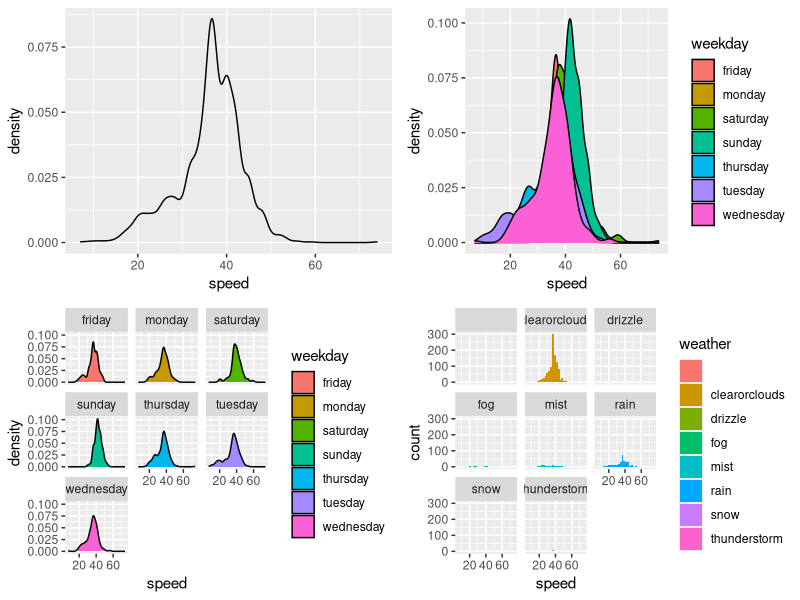

This chart was generated by the following R code:
library(ggplot2)
library(gridExtra)

speeds <- read.csv("tocern.csv")

speedhistogram <- function() {
  speedHist <- ggplot(data=speeds, aes(x=speed)) + geom_density()
  speedPerDayHist <- ggplot(data=speeds, aes(x=speed, fill=weekday)) + geom_density()
  facetedPerDayHist <- ggplot(data=speeds, aes(x=speed, fill=weekday)) + geom_density() + facet_wrap(~weekday)
  speedPerWeatherHist <- ggplot(data=speeds, aes(x=speed, fill=weather)) + geom_histogram()+ facet_wrap(~weather)
  grid.arrange(speedHist, speedPerDayHist, facetedPerDayHist,speedPerWeatherHist, nrow=2)
}

scatterplots <- function() {
  plots <- list()
  plots[[1]] <- ggplot(data = speeds, aes(x = morningrush, y = speed)) + geom_boxplot()
  plots[[2]] <- ggplot(data = speeds, aes(x = minutesDay, y = speed)) + geom_point(shape = 1) 
  plots[[3]] <- ggplot(data = speeds, aes(x = minutesHour, y = speed)) + geom_point(shape = 1) 
  plots[[4]] <- ggplot(data = speeds, aes(x = weekday, y = speed)) + geom_boxplot()
  plots[[5]] <- ggplot(data = speeds, aes(x = holidayfr, y = speed)) + geom_boxplot()
  plots[[6]] <- ggplot(data = speeds, aes(x = holidaych, y = speed)) + geom_boxplot()
  plots[[7]] <- ggplot(data = speeds, aes(x = schoolfr, y = speed)) + geom_boxplot()
  plots[[8]] <- ggplot(data = speeds, aes(x = schoolch, y = speed)) + geom_boxplot()
  plots[[9]] <- ggplot(data = speeds, aes(x = humidity, y = speed)) + geom_point(shape = 1) 
  plots[[10]] <- ggplot(data = speeds, aes(x = pressure, y = speed)) + geom_point(shape = 1) 
  plots[[11]] <- ggplot(data = speeds, aes(x = temperature, y = speed)) + geom_point(shape = 1) 
  plots[[12]] <- ggplot(data = speeds, aes(x = factor(weather), y = speed)) + geom_boxplot()

  do.call(grid.arrange, c(plots, list(ncol = 4)))
}

speedhistogram()
# scatterplots()

# model <- lm(data = speeds, speed ~ minutesDay + minutesHour + weekday + holidayfr + holidaych + schoolfr + schoolch + humidity + pressure + temperature + weather)
# layout(matrix(c(1,2,3,4),2,2)) # optional 4 graphs/page
# plot(model)



# print(summary(model))
# print(coefficients(model))
# plot(residuals(model))
# print(summary(model)$adj.r.squared)












# summary (speeds$speed)
# boxplot(speeds$speed)
# hist(speeds$speed)
# 
# scatterplotSpeedMinutes <- ggplot(data = speeds, aes(x=minutesDay, y=speed)) + geom_point(shape=1)
# print(scatterplotSpeedMinutes)
# scatterplotSpeedTimestamp <- ggplot(data = speeds, aes(x=timestamp, y=speed)) + geom_point(shape=1)
# print(scatterplotSpeedTimestamp)
# scatterplotSpeedSchoolfr <- ggplot(data = speeds, aes(x=schoolfr, y=speed)) + geom_point(shape=1)
# print(scatterplotSpeedSchoolfr)
# 
# facetedHistograms <- ggplot(data = speeds, aes(x=speed)) + geom_histogram() + ggtitle("results") + facet_grid(morningrush~weekday, labeller = label_both)
# print(facetedHistograms)
# facetedScatterplots <- ggplot(data = speeds, aes(x=minutesDay, y=speed)) + geom_point(shape=1) + ggtitle("results") + facet_grid(weekday~morningrush, labeller = label_both)
# print(facetedScatterplots)
# facetedScatterplots <- ggplot(data = speeds, aes(x=temperature, y=speed)) + geom_point(shape=1) + ggtitle("results") + facet_grid(weekday~morningrush, labeller = label_both)
# print(facetedScatterplots)
